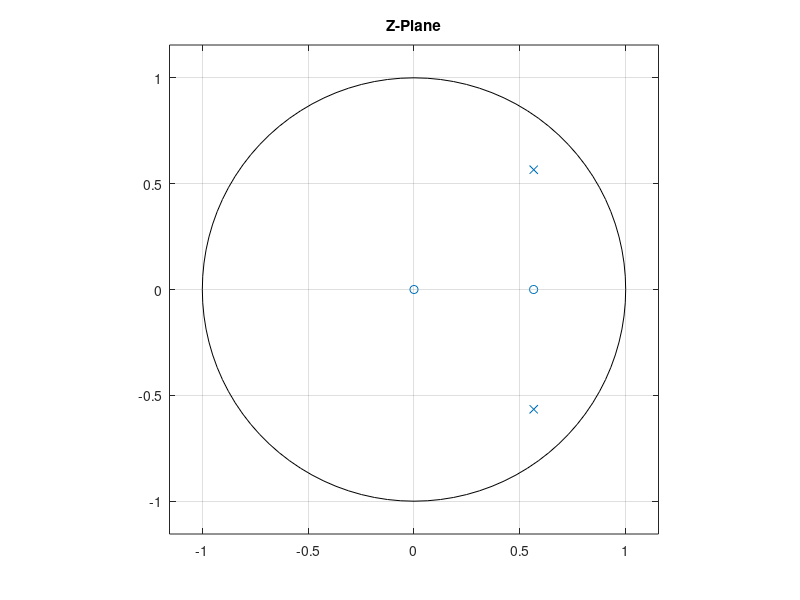
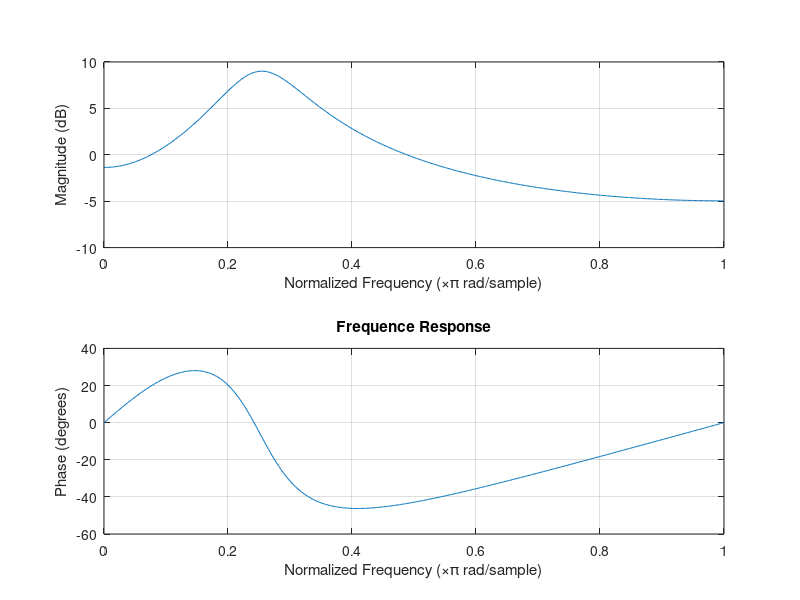
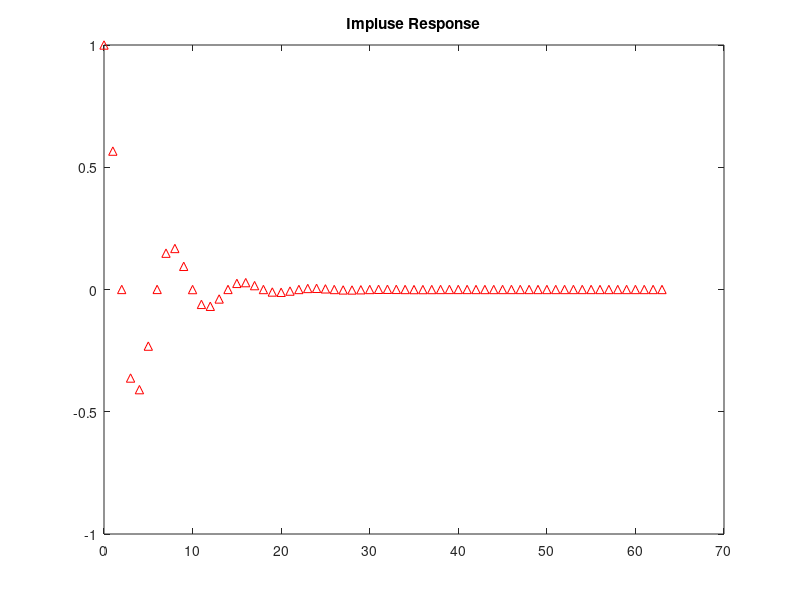

These figures' MATLAB source, in order:
n = [1 -0.565 0];
d = [1 -1.131 0.64];
[z,p,k] = tf2zp(n,d);
stable = isstable(n,d);
disp('1. Zeros at are: ');disp(z);
disp('2. Poles at are: ');disp(p);
if stable == 1
    disp('Stable Function as poles are inside circle');
else
    disp('Unstable Function as poles lies on or outside circle');
end
figure(1);
zplane(n,d);
title('Z-Plane');
figure(2);
freqz(n,d);
title('Frequence Response');
figure(3);
impz(n,d);
title('Impluse Response');